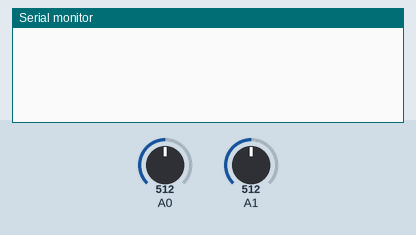
The sketch below on a simulated Arduino Uno, built with avr-gcc and run on an emulated ATmega328P. Shown: the last lines printed to the serial monitor. The test bench sets the inputs (shaded band); at power-on: A0 = 512, A1 = 512.

Above: at 1.3 s.
1.4 s: A0 set to 90
At 2.3 s:
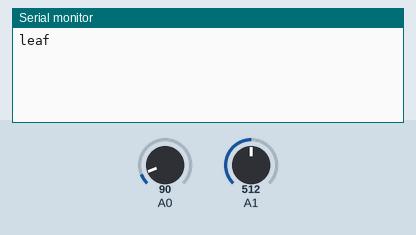
At 3.2 s:
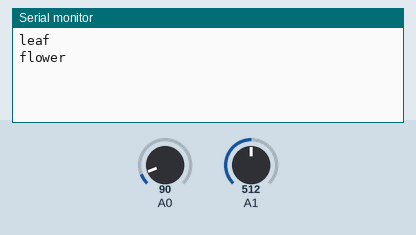

Measured:
- after the input at 1.4 s, the serial monitor: prints a new line after 0.10 s (image 1)

The sketch:

physical_final.ino
```cpp
bool cup_filled = false;
int count = 0;

void setup()
{
  pinMode(A0, INPUT);
  pinMode(A1, INPUT);
  Serial.begin(9600);
}

void loop()
{
  int water_lv = analogRead(A0);
  int press_lv = analogRead(A1);

  if (water_lv > 500){
    cup_filled = true;
  }

  if (cup_filled == true && water_lv < 100) {
    Serial.println("leaf");
    count = count + 1;
    cup_filled = false;
    delay(1000);
  }

  if (count >= 1 && press_lv > 500) {
    for (int i = 0; i < count; i=i+1){
      Serial.println("flower");
    }
    count = 0;
  }

//  Serial.println(water_lv);
//  Serial.println(press_lv);
  delay(500);
}
```
